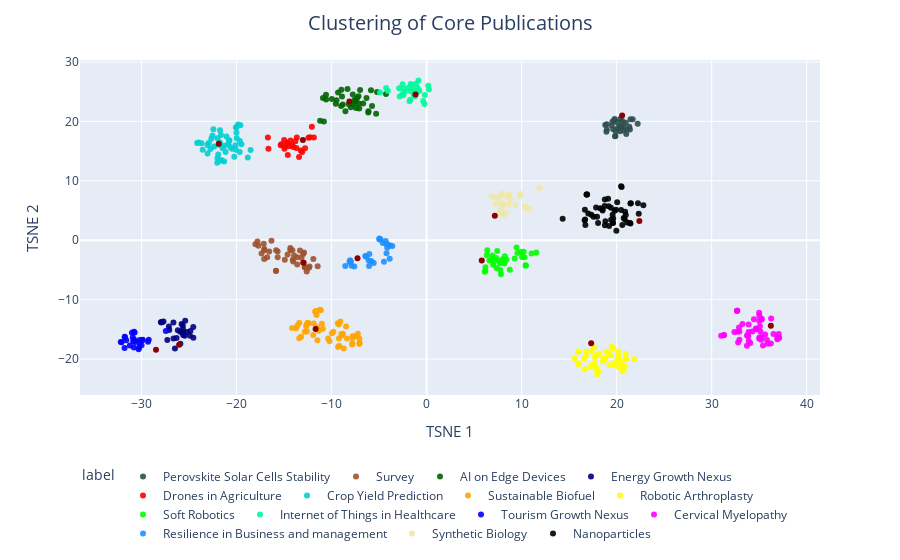

Write notebook code for a chart like this one.
### Code cell
fig = px.scatter(
    df[df["label"] != "Survey"],
    x="x",
    y="y",
    color="label",
    hover_data=["label", "cluster", "pub_id", "survey_group"],
)
fig.update_traces(marker_opacity=0.9)
# set title, axis labels values t-SNE
# set title font size to 20 and x and y axis labels font size to 15 rename label to topic
fig.update_layout(
    title="Clustering of Core Publications",
    title_x=0.5,
    xaxis_title="TSNE 1",
    yaxis_title="TSNE 2",
    title_font_size=20,
    xaxis_title_font_size=15,
    yaxis_title_font_size=15,
)
fig.add_trace(
    px.scatter(
        df[df["label"] == "Survey"],
        x="x",
        y="y",
        color_discrete_sequence=["#8B0000"],
    ).data[0]
)
fig.data[1].name = "Survey"
fig.update_layout(legend=dict(orientation="h", y=-0.2))
fig.show()#pdf
pio.write_image(fig, "core_publications_tsne.pdf")

### Figure 1 — Plotly figure (JSON) as saved in the notebook; plotly's stock layout.template omitted (floating-point values rounded to 4 significant figures; data arrays with more than 128 entries replaced by an {"elided": "..."} marker saying what was removed)
{"data": [{"customdata": [["Perovskite Solar Cells Stability", 0, "pub.1165052499", ""], ["Perovskite Solar Cells Stability", 0, "pub.1165045432", ""], ["Perovskite Solar Cells Stability", 0, "pub.1163801313", ""], ["Perovskite Solar Cells Stability", 0, "pub.1149826171", ""], ["Perovskite Solar Cells Stability", 0, "pub.1147021977", ""], ["Perovskite Solar Cells Stability", 0, "pub.1146288953", ""], ["Perovskite Solar Cells Stability", 0, "pub.1146009839", ""], ["Perovskite Solar Cells Stability", 0, "pub.1145696652", ""], ["Perovskite Solar Cells Stability", 0, "pub.1145043743", ""], ["Perovskite Solar Cells Stability", 0, "pub.1144827854", ""], ["Perovskite Solar Cells Stability", 0, "pub.1144465306", ""], ["Perovskite Solar Cells Stability", 0, "pub.1144054488", ""], ["Perovskite Solar Cells Stability", 0, "pub.1174552302", ""], ["Perovskite Solar Cells Stability", 0, "pub.1166074282", ""], ["Perovskite Solar Cells Stability", 0, "pub.1163986255", ""], ["Perovskite Solar Cells Stability", 0, "pub.1160686387", ""], ["Perovskite Solar Cells Stability", 0, "pub.1160324074", ""], ["Perovskite Solar Cells Stability", 0, "pub.1159957570", ""], ["Perovskite Solar Cells Stability", 0, "pub.1158362233", ""], ["Perovskite Solar Cells Stability", 0, "pub.1158048403", ""], ["Perovskite Solar Cells Stability", 0, "pub.1157586280", ""], ["Perovskite Solar Cells Stability", 0, "pub.1155457945", ""], ["Perovskite Solar Cells Stability", 0, "pub.1154888847", ""], ["Perovskite Solar Cells Stability", 0, "pub.1147833193", ""], ["Perovskite Solar Cells Stability", 0, "pub.1147293706", ""], ["Perovskite Solar Cells Stability", 0, "pub.1147185686", ""], ["Perovskite Solar Cells Stability", 0, "pub.1147054891", ""], ["Perovskite Solar Cells Stability", 0, "pub.1146620041", ""], ["Perovskite Solar Cells Stability", 0, "pub.1141876155", ""]], "hovertemplate": "label=%{customdata[0]}<br>x=%{x}<br>y=%{y}<br>cluster=%{customdata[1]}<br>pub_id=%{customdata[2]}<br>survey_group=%{customdata[3]}<extra></extra>", "legendgroup": "Perovskite Solar Cells Stability", "marker": {"color": "#2f4f4f", "opacity": 0.9, "symbol": "circle"}, "mode": "markers", "name": "Perovskite Solar Cells Stability", "orientation": "v", "showlegend": true, "type": "scatter", "x": [20.69, 20.59, 19.48, 19.83, 22.21, 20.96, 19.73, 19.55, 21.33, 19.64, 18.95, 21.68, 21.46, 20.48, 20.37, 20.04, 20.71, 20.29, 21.4, 19.87, 21.05, 21.01, 19.79, 18.97, 20.1, 19.9, 18.92, 20.37, 18.8], "xaxis": "x", "y": [19.35, 20.07, 19.32, 17.47, 19.58, 19.77, 20.18, 19.93, 19.07, 18.67, 19.52, 20.35, 20.34, 18.99, 20.39, 19.78, 18.44, 19.21, 18.61, 17.55, 18.65, 17.85, 20.4, 18.57, 18.8, 18.35, 18.26, 18.33, 19.38], "yaxis": "y"}, {"customdata": {"elided": "38x4 mixed values"}, "hovertemplate": "label=%{customdata[0]}<br>x=%{x}<br>y=%{y}<br>cluster=%{customdata[1]}<br>pub_id=%{customdata[2]}<br>survey_group=%{customdata[3]}<extra></extra>", "legendgroup": "Green Warehousing", "marker": {"color": "#a0522d", "opacity": 0.9, "symbol": "circle"}, "mode": "markers", "name": "Survey", "orientation": "v", "showlegend": true, "type": "scatter", "x": [-15.68, -12.32, -18.02, -17.09, -12.81, -17.1, -13.01, -17.14, -15.86, -15.84, -12.39, -15.85, -17.71, -14.34, -14.93, -14.35, -13.95, -14.09, -16.33, -15.68, -11.47, -17.38, -14.13, -12.83, -14.63, -13.62, -12.62, -13.62, -16.78, -12.91, -11.93, -17.81, -17.08, -12.99, -13.33, -14.05, -16.57, -13.16], "xaxis": "x", "y": [-1.882, -4.434, -0.6823, -1.481, -4.539, -3.18, -3.749, -0.6114, -5.154, -1.704, -4.629, -5.17, -0.9457, -1.309, -3.306, -1.654, -2.588, -3.275, -0.1056, -2.886, -4.386, -2.26, -1.702, -4.549, -2.402, -2.854, -5.281, -4.077, -2.861, -2.087, -3.185, -0.2247, -1.706, -2.34, -1.717, -3.58, -1.896, -2.973], "yaxis": "y"}, {"customdata": {"elided": "36x4 mixed values"}, "hovertemplate": "label=%{customdata[0]}<br>x=%{x}<br>y=%{y}<br>cluster=%{customdata[1]}<br>pub_id=%{customdata[2]}<br>survey_group=%{customdata[3]}<extra></extra>", "legendgroup": "AI on Edge Devices", "marker": {"color": "#006400", "opacity": 0.9, "symbol": "circle"}, "mode": "markers", "name": "AI on Edge Devices", "orientation": "v", "showlegend": true, "type": "scatter", "x": [-11.21, -7.601, -5.743, -6.123, -10.92, -9.976, -8.549, -7.982, -8.82, -9.559, -10.59, -8.971, -6.327, -10.81, -8.326, -8.907, -5.859, -7.462, -7.768, -10.58, -4.274, -7.174, -8.189, -7.005, -7.141, -7.092, -5.316, -9.322, -9.003, -7.443, -6.683, -9.483, -6.142, -7.765, -7.33, -5.221], "xaxis": "x", "y": [20.09, 23.59, 22.57, 21.7, 23.92, 23.76, 21.68, 22.36, 22.84, 22.95, 24.48, 25.3, 23.94, 19.99, 25.45, 24.18, 25.23, 23.31, 24.5, 23.69, 24.61, 24.21, 22.88, 25.27, 22.98, 22.15, 21.29, 24.84, 22.59, 22.26, 23.0, 23.56, 21.48, 22.89, 23.9, 24.96], "yaxis": "y"}, {"customdata": [["Energy Growth Nexus", 5, "pub.1123961798", ""], ["Energy Growth Nexus", 5, "pub.1052820957", ""], ["Energy Growth Nexus", 5, "pub.1050136415", ""], ["Energy Growth Nexus", 5, "pub.1048730269", ""], ["Energy Growth Nexus", 5, "pub.1047256779", ""], ["Energy Growth Nexus", 5, "pub.1045412034", ""], ["Energy Growth Nexus", 5, "pub.1042544661", ""], ["Energy Growth Nexus", 5, "pub.1042017662", ""], ["Energy Growth Nexus", 5, "pub.1041338787", ""], ["Energy Growth Nexus", 5, "pub.1036973953", ""], ["Energy Growth Nexus", 5, "pub.1022049865", ""], ["Energy Growth Nexus", 5, "pub.1021980170", ""], ["Energy Growth Nexus", 5, "pub.1009749897", ""], ["Energy Growth Nexus", 5, "pub.1009651790", ""], ["Energy Growth Nexus", 5, "pub.1009389919", ""], ["Energy Growth Nexus", 5, "pub.1006191975", ""], ["Energy Growth Nexus", 5, "pub.1002720309", ""], ["Energy Growth Nexus", 5, "pub.1053441851", ""], ["Energy Growth Nexus", 5, "pub.1052542598", ""], ["Energy Growth Nexus", 5, "pub.1051802627", ""], ["Energy Growth Nexus", 5, "pub.1040160107", ""], ["Energy Growth Nexus", 5, "pub.1032217726", ""], ["Energy Growth Nexus", 5, "pub.1031321996", ""], ["Energy Growth Nexus", 5, "pub.1024937016", ""], ["Energy Growth Nexus", 5, "pub.1013831878", ""], ["Energy Growth Nexus", 5, "pub.1006882307", ""], ["Energy Growth Nexus", 5, "pub.1005732591", ""]], "hovertemplate": "label=%{customdata[0]}<br>x=%{x}<br>y=%{y}<br>cluster=%{customdata[1]}<br>pub_id=%{customdata[2]}<br>survey_group=%{customdata[3]}<extra></extra>", "legendgroup": "Energy Growth Nexus", "marker": {"color": "#000080", "opacity": 0.9, "symbol": "circle"}, "mode": "markers", "name": "Energy Growth Nexus", "orientation": "v", "showlegend": true, "type": "scatter", "x": [-26.49, -27.29, -25.23, -25.64, -27.09, -24.86, -27.97, -25.92, -25.63, -27.92, -25.46, -25.66, -27.7, -25.93, -26.19, -24.56, -26.64, -25.64, -26.32, -24.9, -25.77, -25.79, -26.65, -27.87, -27.13, -25.41, -24.55], "xaxis": "x", "y": [-18.23, -16.81, -15.46, -15.47, -15.1, -15.27, -13.81, -17.41, -15.96, -13.82, -16.07, -14.37, -13.67, -15.42, -15.16, -14.59, -16.53, -14.94, -16.46, -16.07, -15.51, -14.12, -13.87, -13.8, -14.51, -13.57, -16.42], "yaxis": "y"}, {"customdata": [["Drones in Agriculture", 1, "pub.1113441179", ""], ["Drones in Agriculture", 1, "pub.1094775321", ""], ["Drones in Agriculture", 1, "pub.1092454498", ""], ["Drones in Agriculture", 1, "pub.1086143194", ""], ["Drones in Agriculture", 1, "pub.1071268140", ""], ["Drones in Agriculture", 1, "pub.1064896140", ""], ["Drones in Agriculture", 1, "pub.1064892999", ""], ["Drones in Agriculture", 1, "pub.1032694598", ""], ["Drones in Agriculture", 1, "pub.1022922533", ""], ["Drones in Agriculture", 1, "pub.1013849273", ""], ["Drones in Agriculture", 1, "pub.1007471000", ""], ["Drones in Agriculture", 1, "pub.1002161636", ""], ["Drones in Agriculture", 1, "pub.1000225286", ""], ["Drones in Agriculture", 1, "pub.1061610686", ""], ["Drones in Agriculture", 1, "pub.1061280901", ""], ["Drones in Agriculture", 1, "pub.1052390127", ""], ["Drones in Agriculture", 1, "pub.1028947023", ""], ["Drones in Agriculture", 1, "pub.1027978650", ""], ["Drones in Agriculture", 1, "pub.1025608752", ""], ["Drones in Agriculture", 1, "pub.1023847193", ""], ["Drones in Agriculture", 1, "pub.1020655667", ""], ["Drones in Agriculture", 1, "pub.1014003350", ""], ["Drones in Agriculture", 1, "pub.1010901465", ""], ["Drones in Agriculture", 1, "pub.1007702481", ""], ["Drones in Agriculture", 1, "pub.1003882381", ""]], "hovertemplate": "label=%{customdata[0]}<br>x=%{x}<br>y=%{y}<br>cluster=%{customdata[1]}<br>pub_id=%{customdata[2]}<br>survey_group=%{customdata[3]}<extra></extra>", "legendgroup": "Drones in Agriculture", "marker": {"color": "#ff0000", "opacity": 0.9, "symbol": "circle"}, "mode": "markers", "name": "Drones in Agriculture", "orientation": "v", "showlegend": true, "type": "scatter", "x": [-12.44, -12.08, -14.33, -16.71, -14.88, -13.43, -14.61, -14.15, -14.69, -11.87, -16.65, -15.36, -15.3, -14.51, -12.28, -14.69, -12.8, -14.04, -13.7, -13.1, -13.81, -13.25, -13.66, -14.97, -15.0], "xaxis": "x", "y": [17.24, 19.1, 16.79, 17.3, 15.74, 13.99, 14.32, 16.03, 16.42, 17.3, 15.38, 15.98, 16.16, 15.81, 17.33, 16.25, 15.48, 15.68, 15.5, 14.86, 16.64, 15.09, 17.27, 15.37, 16.85], "yaxis": "y"}, {"customdata": {"elided": "46x4 mixed values"}, "hovertemplate": "label=%{customdata[0]}<br>x=%{x}<br>y=%{y}<br>cluster=%{customdata[1]}<br>pub_id=%{customdata[2]}<br>survey_group=%{customdata[3]}<extra></extra>", "legendgroup": "Crop Yield Prediction", "marker": {"color": "#00ced1", "opacity": 0.9, "symbol": "circle"}, "mode": "markers", "name": "Crop Yield Prediction", "orientation": "v", "showlegend": true, "type": "scatter", "x": [-20.25, -19.67, -21.94, -22.01, -21.77, -20.07, -21.47, -19.84, -22.45, -22.67, -21.65, -23.69, -22.93, -22.75, -21.75, -19.49, -21.31, -19.6, -21.79, -18.53, -20.81, -22.02, -20.07, -21.07, -21.16, -20.75, -21.3, -20.68, -20.11, -22.04, -19.99, -22.36, -23.07, -24.0, -23.57, -24.15, -23.05, -20.01, -20.01, -18.82, -20.48, -21.71, -21.57, -22.54, -19.66, -20.88], "xaxis": "x", "y": [14.04, 14.85, 14.4, 13.8, 16.49, 15.22, 15.47, 19.48, 18.66, 17.06, 17.71, 16.31, 16.34, 15.34, 18.49, 16.16, 13.24, 19.34, 16.03, 15.17, 16.78, 17.15, 18.98, 17.45, 14.86, 16.79, 15.9, 15.66, 15.98, 13.05, 17.15, 15.77, 16.02, 16.45, 15.21, 16.34, 14.6, 18.09, 19.04, 13.92, 15.37, 13.43, 13.46, 17.6, 16.67, 16.24], "yaxis": "y"}, {"customdata": {"elided": "50x4 mixed values"}, "hovertemplate": "label=%{customdata[0]}<br>x=%{x}<br>y=%{y}<br>cluster=%{customdata[1]}<br>pub_id=%{customdata[2]}<br>survey_group=%{customdata[3]}<extra></extra>", "legendgroup": "Sustainable Biofuel", "marker": {"color": "#ffa500", "opacity": 0.9, "symbol": "circle"}, "mode": "markers", "name": "Sustainable Biofuel", "orientation": "v", "showlegend": true, "type": "scatter", "x": [-7.081, -9.356, -12.67, -13.4, -13.59, -9.813, -9.205, -11.02, -12.59, -11.72, -12.42, -10.37, -10.93, -9.076, -8.811, -9.975, -9.23, -9.248, -7.788, -11.68, -7.367, -7.237, -8.48, -11.52, -7.83, -7.65, -8.721, -11.35, -11.58, -11.24, -12.53, -12.82, -12.65, -7.822, -11.94, -8.931, -13.72, -11.13, -11.88, -8.393, -9.323, -7.062, -11.5, -13.21, -8.975, -13.41, -7.079, -7.778, -14.16, -10.22], "xaxis": "x", "y": [-17.45, -13.96, -14.53, -13.91, -14.35, -15.39, -17.74, -14.07, -15.34, -12.05, -13.97, -16.54, -14.88, -13.66, -15.72, -15.67, -16.55, -14.19, -16.16, -11.93, -16.14, -15.72, -14.51, -14.64, -17.53, -16.18, -18.24, -15.23, -12.59, -11.69, -13.9, -15.41, -14.2, -17.31, -15.95, -16.05, -14.83, -11.81, -14.01, -16.54, -17.97, -17.24, -16.83, -16.26, -15.78, -16.51, -16.55, -16.4, -14.79, -17.0], "yaxis": "y"}, {"customdata": {"elided": "47x4 mixed values"}, "hovertemplate": "label=%{customdata[0]}<br>x=%{x}<br>y=%{y}<br>cluster=%{customdata[1]}<br>pub_id=%{customdata[2]}<br>survey_group=%{customdata[3]}<extra></extra>", "legendgroup": "Robotic Arthroplasty", "marker": {"color": "#ffff00", "opacity": 0.9, "symbol": "circle"}, "mode": "markers", "name": "Robotic Arthroplasty", "orientation": "v", "showlegend": true, "type": "scatter", "x": [19.59, 20.33, 19.49, 18.95, 20.97, 17.67, 19.7, 17.41, 15.98, 16.76, 19.32, 17.32, 16.61, 17.76, 21.84, 17.94, 15.97, 18.01, 20.45, 20.16, 18.13, 17.67, 20.01, 18.11, 20.15, 17.82, 20.16, 19.18, 20.27, 20.97, 20.81, 17.92, 18.77, 16.8, 15.93, 15.55, 19.26, 17.73, 20.95, 18.6, 16.59, 15.98, 20.56, 17.2, 20.74, 18.58, 18.76], "xaxis": "x", "y": [-18.24, -20.75, -17.91, -18.75, -19.96, -18.04, -20.95, -20.98, -20.77, -19.45, -19.36, -18.71, -21.74, -19.39, -20.04, -22.6, -18.73, -22.14, -20.42, -21.29, -22.1, -20.67, -20.31, -19.17, -19.46, -21.46, -18.74, -19.14, -20.04, -20.02, -21.12, -21.74, -19.85, -18.71, -18.74, -19.9, -21.01, -19.69, -19.12, -20.42, -19.89, -20.86, -21.97, -21.34, -21.87, -19.93, -20.07], "yaxis": "y"}, {"customdata": {"elided": "36x4 mixed values"}, "hovertemplate": "label=%{customdata[0]}<br>x=%{x}<br>y=%{y}<br>cluster=%{customdata[1]}<br>pub_id=%{customdata[2]}<br>survey_group=%{customdata[3]}<extra></extra>", "legendgroup": "Soft Robotics", "marker": {"color": "#00ff00", "opacity": 0.9, "symbol": "circle"}, "mode": "markers", "name": "Soft Robotics", "orientation": "v", "showlegend": true, "type": "scatter", "x": [6.186, 10.04, 8.177, 6.172, 7.325, 7.819, 7.695, 6.995, 9.894, 11.54, 10.3, 7.435, 8.225, 6.333, 11.04, 7.729, 7.356, 6.895, 7.933, 6.924, 6.12, 8.751, 6.605, 9.462, 9.565, 8.19, 6.383, 7.116, 8.402, 9.269, 6.95, 10.42, 7.761, 10.22, 10.45, 6.805], "xaxis": "x", "y": [-4.549, -2.812, -3.924, -5.178, -3.013, -5.725, -3.652, -4.15, -1.996, -2.057, -2.875, -1.805, -2.692, -2.527, -2.254, -3.882, -4.668, -3.187, -3.254, -2.563, -5.324, -4.954, -3.408, -1.215, -2.151, -3.584, -1.679, -3.553, -3.251, -3.071, -3.108, -4.235, -5.003, -1.945, -4.308, -3.308], "yaxis": "y"}, {"customdata": [["Internet of Things in Healthcare", 7, "pub.1099281667", ""], ["Internet of Things in Healthcare", 7, "pub.1095490861", ""], ["Internet of Things in Healthcare", 7, "pub.1095264568", ""], ["Internet of Things in Healthcare", 7, "pub.1095255025", ""], ["Internet of Things in Healthcare", 7, "pub.1095085621", ""], ["Internet of Things in Healthcare", 7, "pub.1094970902", ""], ["Internet of Things in Healthcare", 7, "pub.1094969147", ""], ["Internet of Things in Healthcare", 7, "pub.1094830611", ""], ["Internet of Things in Healthcare", 7, "pub.1094225194", ""], ["Internet of Things in Healthcare", 7, "pub.1093507023", ""], ["Internet of Things in Healthcare", 7, "pub.1093357343", ""], ["Internet of Things in Healthcare", 7, "pub.1067238716", ""], ["Internet of Things in Healthcare", 7, "pub.1038434872", ""], ["Internet of Things in Healthcare", 7, "pub.1034508886", ""], ["Internet of Things in Healthcare", 7, "pub.1016352338", ""], ["Internet of Things in Healthcare", 7, "pub.1001751876", ""], ["Internet of Things in Healthcare", 7, "pub.1095770589", ""], ["Internet of Things in Healthcare", 7, "pub.1095382211", ""], ["Internet of Things in Healthcare", 7, "pub.1095382199", ""], ["Internet of Things in Healthcare", 7, "pub.1093739978", ""], ["Internet of Things in Healthcare", 7, "pub.1093463283", ""], ["Internet of Things in Healthcare", 7, "pub.1061632443", ""], ["Internet of Things in Healthcare", 7, "pub.1061324932", ""], ["Internet of Things in Healthcare", 7, "pub.1044514690", ""], ["Internet of Things in Healthcare", 7, "pub.1044290948", ""], ["Internet of Things in Healthcare", 7, "pub.1042065361", ""], ["Internet of Things in Healthcare", 7, "pub.1031978033", ""], ["Internet of Things in Healthcare", 7, "pub.1025765207", ""], ["Internet of Things in Healthcare", 7, "pub.1024210708", ""]], "hovertemplate": "label=%{customdata[0]}<br>x=%{x}<br>y=%{y}<br>cluster=%{customdata[1]}<br>pub_id=%{customdata[2]}<br>survey_group=%{customdata[3]}<extra></extra>", "legendgroup": "Internet of Things in Healthcare", "marker": {"color": "#00fa9a", "opacity": 0.9, "symbol": "circle"}, "mode": "markers", "name": "Internet of Things in Healthcare", "orientation": "v", "showlegend": true, "type": "scatter", "x": [-0.3583, -0.1844, -1.363, 0.1663, -4.082, -0.9499, -2.899, -1.684, -2.296, -1.356, -1.204, -0.2323, -0.8563, -1.799, -2.564, -1.531, -1.947, -4.266, -2.437, 0.234, -2.445, -0.7605, -2.534, -1.669, -1.036, -4.905, -2.837, -1.121, -1.723], "xaxis": "x", "y": [23.41, 24.41, 25.28, 26.0, 25.11, 25.6, 25.57, 26.3, 24.98, 24.53, 24.23, 22.93, 26.87, 23.38, 24.5, 26.07, 25.65, 25.62, 25.47, 25.34, 24.4, 25.14, 26.22, 25.06, 24.9, 24.84, 24.19, 26.31, 23.62], "yaxis": "y"}, {"customdata": [["Tourism Growth Nexus", 5, "pub.1090346357", ""], ["Tourism Growth Nexus", 5, "pub.1072794279", ""], ["Tourism Growth Nexus", 5, "pub.1049141736", ""], ["Tourism Growth Nexus", 5, "pub.1047663892", ""], ["Tourism Growth Nexus", 5, "pub.1035901982", ""], ["Tourism Growth Nexus", 5, "pub.1034653502", ""], ["Tourism Growth Nexus", 5, "pub.1029979518", ""], ["Tourism Growth Nexus", 5, "pub.1013412296", ""], ["Tourism Growth Nexus", 5, "pub.1011854038", ""], ["Tourism Growth Nexus", 5, "pub.1007878277", ""], ["Tourism Growth Nexus", 5, "pub.1007170077", ""], ["Tourism Growth Nexus", 5, "pub.1004840356", ""], ["Tourism Growth Nexus", 5, "pub.1004299966", ""], ["Tourism Growth Nexus", 5, "pub.1001562704", ""], ["Tourism Growth Nexus", 5, "pub.1000810498", ""], ["Tourism Growth Nexus", 5, "pub.1072794260", ""], ["Tourism Growth Nexus", 5, "pub.1053802942", ""], ["Tourism Growth Nexus", 5, "pub.1053750775", ""], ["Tourism Growth Nexus", 5, "pub.1033376226", ""], ["Tourism Growth Nexus", 5, "pub.1032490977", ""], ["Tourism Growth Nexus", 5, "pub.1029520182", ""], ["Tourism Growth Nexus", 5, "pub.1022720888", ""], ["Tourism Growth Nexus", 5, "pub.1017098340", ""], ["Tourism Growth Nexus", 5, "pub.1013871876", ""], ["Tourism Growth Nexus", 5, "pub.1003840912", ""]], "hovertemplate": "label=%{customdata[0]}<br>x=%{x}<br>y=%{y}<br>cluster=%{customdata[1]}<br>pub_id=%{customdata[2]}<br>survey_group=%{customdata[3]}<extra></extra>", "legendgroup": "Tourism Growth Nexus", "marker": {"color": "#0000ff", "opacity": 0.9, "symbol": "circle"}, "mode": "markers", "name": "Tourism Growth Nexus", "orientation": "v", "showlegend": true, "type": "scatter", "x": [-30.2, -30.81, -31.77, -30.31, -31.79, -31.61, -30.88, -31.76, -29.89, -30.8, -32.11, -30.73, -29.25, -30.66, -31.23, -30.79, -29.32, -30.0, -29.91, -32.19, -27.45, -30.93, -30.21, -31.02, -30.26], "xaxis": "x", "y": [-17.35, -18.06, -16.32, -18.37, -18.12, -16.85, -17.03, -16.24, -16.8, -15.4, -17.17, -15.53, -16.73, -17.15, -17.74, -16.7, -17.11, -17.68, -16.74, -17.14, -15.29, -16.39, -16.79, -15.59, -18.07], "yaxis": "y"}, {"customdata": {"elided": "47x4 mixed values"}, "hovertemplate": "label=%{customdata[0]}<br>x=%{x}<br>y=%{y}<br>cluster=%{customdata[1]}<br>pub_id=%{customdata[2]}<br>survey_group=%{customdata[3]}<extra></extra>", "legendgroup": "Cervical Myelopathy", "marker": {"color": "#ff00ff", "opacity": 0.9, "symbol": "circle"}, "mode": "markers", "name": "Cervical Myelopathy", "orientation": "v", "showlegend": true, "type": "scatter", "x": [34.65, 35.01, 36.91, 35.9, 33.71, 34.06, 32.92, 33.89, 33.9, 32.67, 33.89, 34.99, 31.3, 33.71, 35.62, 37.06, 35.13, 37.11, 35.2, 35.4, 34.99, 35.26, 35.26, 35.08, 34.45, 35.02, 32.92, 35.06, 32.39, 35.82, 33.86, 34.72, 34.3, 32.7, 31.0, 32.66, 33.24, 37.02, 36.26, 36.92, 32.78, 32.72, 32.88, 36.23, 35.26, 31.27, 36.51], "xaxis": "x", "y": [-14.85, -13.59, -16.67, -17.41, -16.05, -17.3, -15.38, -15.44, -16.97, -11.87, -14.19, -12.22, -15.96, -17.76, -15.87, -15.8, -15.34, -16.42, -16.77, -17.71, -16.56, -13.34, -16.32, -14.48, -13.32, -12.72, -16.75, -16.35, -15.46, -16.79, -16.15, -14.99, -15.38, -11.85, -16.08, -11.86, -14.12, -16.45, -13.16, -16.48, -17.23, -15.42, -14.68, -17.38, -13.24, -15.98, -15.76], "yaxis": "y"}, {"customdata": [["Resilience in Business and management", 10, "pub.1075345922", ""], ["Resilience in Business and management", 10, "pub.1073407503", ""], ["Resilience in Business and management", 10, "pub.1072896311", ""], ["Resilience in Business and management", 10, "pub.1072894681", ""], ["Resilience in Business and management", 10, "pub.1070196019", ""], ["Resilience in Business and management", 10, "pub.1069908660", ""], ["Resilience in Business and management", 10, "pub.1069908041", ""], ["Resilience in Business and management", 10, "pub.1069907901", ""], ["Resilience in Business and management", 10, "pub.1047959878", ""], ["Resilience in Business and management", 10, "pub.1041282031", ""], ["Resilience in Business and management", 10, "pub.1036458898", ""], ["Resilience in Business and management", 10, "pub.1032563790", ""], ["Resilience in Business and management", 10, "pub.1031594587", ""], ["Resilience in Business and management", 10, "pub.1030211703", ""], ["Resilience in Business and management", 10, "pub.1020050164", ""], ["Resilience in Business and management", 10, "pub.1008687306", ""], ["Resilience in Business and management", 10, "pub.1075056726", ""], ["Resilience in Business and management", 10, "pub.1069908683", ""], ["Resilience in Business and management", 10, "pub.1048916231", ""], ["Resilience in Business and management", 10, "pub.1043814808", ""], ["Resilience in Business and management", 10, "pub.1034737787", ""], ["Resilience in Business and management", 10, "pub.1031829691", ""], ["Resilience in Business and management", 10, "pub.1031821349", ""], ["Resilience in Business and management", 10, "pub.1030632837", ""], ["Resilience in Business and management", 10, "pub.1018062843", ""], ["Resilience in Business and management", 10, "pub.1016764583", ""], ["Resilience in Business and management", 10, "pub.1013827626", ""]], "hovertemplate": "label=%{customdata[0]}<br>x=%{x}<br>y=%{y}<br>cluster=%{customdata[1]}<br>pub_id=%{customdata[2]}<br>survey_group=%{customdata[3]}<extra></extra>", "legendgroup": "Resilience in Business and management", "marker": {"color": "#1e90ff", "opacity": 0.9, "symbol": "circle"}, "mode": "markers", "name": "Resilience in Business and management", "orientation": "v", "showlegend": true, "type": "scatter", "x": [-6.459, -6.035, -4.971, -4.147, -6.058, -4.49, -5.567, -4.221, -7.91, -4.269, -4.098, -4.618, -6.098, -3.618, -8.02, -7.984, -6.366, -3.886, -3.846, -4.308, -5.832, -8.058, -4.976, -4.863, -8.563, -8.113, -7.614], "xaxis": "x", "y": [-2.639, -2.316, 0.1004, -1.257, -4.329, -3.646, -3.844, -2.183, -4.281, -0.6223, -0.7056, -0.4571, -3.407, -0.9715, -3.563, -3.643, -2.783, -3.103, -0.8793, -0.15, -3.508, -3.374, 0.2793, 0.1471, -4.354, -3.632, -4.43], "yaxis": "y"}, {"customdata": [["Synthetic Biology", 13, "pub.1067589570", ""], ["Synthetic Biology", 13, "pub.1052700485", ""], ["Synthetic Biology", 13, "pub.1042528786", ""], ["Synthetic Biology", 13, "pub.1037881716", ""], ["Synthetic Biology", 13, "pub.1036497140", ""], ["Synthetic Biology", 13, "pub.1036018285", ""], ["Synthetic Biology", 13, "pub.1035931199", ""], ["Synthetic Biology", 13, "pub.1028250908", ""], ["Synthetic Biology", 13, "pub.1026899122", ""], ["Synthetic Biology", 13, "pub.1025786828", ""], ["Synthetic Biology", 9, "pub.1022297654", ""], ["Synthetic Biology", 13, "pub.1022279877", ""], ["Synthetic Biology", 13, "pub.1021654569", ""], ["Synthetic Biology", 13, "pub.1021275892", ""], ["Synthetic Biology", 13, "pub.1020751277", ""], ["Synthetic Biology", 13, "pub.1016534270", ""], ["Synthetic Biology", 13, "pub.1014359908", ""], ["Synthetic Biology", 13, "pub.1009258787", ""], ["Synthetic Biology", 9, "pub.1006120611", ""], ["Synthetic Biology", 13, "pub.1002786107", ""], ["Synthetic Biology", 13, "pub.1001000963", ""], ["Synthetic Biology", 13, "pub.1048602129", ""], ["Synthetic Biology", 13, "pub.1046952734", ""], ["Synthetic Biology", 13, "pub.1033127471", ""], ["Synthetic Biology", 13, "pub.1028022455", ""], ["Synthetic Biology", 13, "pub.1024208323", ""], ["Synthetic Biology", 13, "pub.1010407598", ""], ["Synthetic Biology", 13, "pub.1009412636", ""], ["Synthetic Biology", 13, "pub.1004364700", ""]], "hovertemplate": "label=%{customdata[0]}<br>x=%{x}<br>y=%{y}<br>cluster=%{customdata[1]}<br>pub_id=%{customdata[2]}<br>survey_group=%{customdata[3]}<extra></extra>", "legendgroup": "Synthetic Biology", "marker": {"color": "#eee8aa", "opacity": 0.9, "symbol": "circle"}, "mode": "markers", "name": "Synthetic Biology", "orientation": "v", "showlegend": true, "type": "scatter", "x": [7.617, 9.334, 8.663, 8.711, 7.902, 10.73, 9.811, 10.38, 7.72, 8.078, 11.88, 7.91, 6.842, 8.347, 7.206, 7.667, 9.857, 8.053, 11.91, 8.417, 8.628, 8.002, 7.888, 7.143, 7.831, 10.37, 8.836, 10.43, 7.63], "xaxis": "x", "y": [4.512, 5.939, 7.699, 6.962, 7.827, 5.277, 7.817, 5.524, 4.924, 4.164, 8.818, 5.903, 7.439, 4.557, 6.13, 7.211, 7.337, 6.145, 8.824, 7.37, 5.998, 5.782, 4.732, 7.175, 7.663, 5.648, 6.914, 5.591, 6.242], "yaxis": "y"}, {"customdata": {"elided": "50x4 mixed values"}, "hovertemplate": "label=%{customdata[0]}<br>x=%{x}<br>y=%{y}<br>cluster=%{customdata[1]}<br>pub_id=%{customdata[2]}<br>survey_group=%{customdata[3]}<extra></extra>", "legendgroup": "Nanoparticles", "marker": {"color": "#000000", "opacity": 0.9, "symbol": "circle"}, "mode": "markers", "name": "Nanoparticles", "orientation": "v", "showlegend": true, "type": "scatter", "x": [20.47, 18.04, 14.32, 20.84, 17.56, 17.94, 19.78, 20.6, 17.34, 20.96, 19.2, 16.86, 19.93, 22.32, 18.27, 17.01, 18.75, 19.4, 21.45, 19.62, 18.76, 19.64, 19.42, 16.82, 22.81, 20.74, 17.83, 16.71, 21.11, 19.59, 21.5, 21.41, 16.89, 16.66, 18.81, 18.52, 18.49, 18.73, 20.05, 19.1, 19.17, 21.45, 22.24, 20.47, 16.68, 20.89, 19.57, 19.97, 16.63, 20.52], "xaxis": "x", "y": [5.074, 2.894, 3.627, 3.527, 3.961, 3.96, 4.974, 2.576, 4.27, 4.232, 2.39, 7.694, 5.112, 4.468, 5.379, 4.475, 6.839, 5.459, 2.817, 2.913, 2.514, 3.659, 3.44, 7.701, 5.878, 3.741, 5.515, 2.542, 2.958, 2.951, 6.21, 2.891, 7.684, 5.143, 3.167, 4.987, 5.209, 5.762, 6.391, 6.975, 5.704, 6.17, 6.213, 9.057, 3.461, 4.769, 4.3, 1.605, 3.343, 8.967], "yaxis": "y"}, {"hovertemplate": "x=%{x}<br>y=%{y}<extra></extra>", "legendgroup": "", "marker": {"color": "#8B0000", "symbol": "circle"}, "mode": "markers", "name": "", "orientation": "v", "showlegend": false, "type": "scatter", "x": [20.57, -12.94, -11.68, -13.02, -21.88, -28.48, 22.39, -1.173, 17.32, -8.128, 36.23, 5.801, 7.175, -7.276, -26.05], "xaxis": "x", "y": [20.99, -3.777, -14.93, 16.84, 16.24, -18.42, 3.229, 24.49, -17.36, 23.36, -14.41, -3.432, 4.117, -3.042, -17.6], "yaxis": "y"}], "layout": {"legend": {"orientation": "h", "title": {"text": "label"}, "tracegroupgap": 0, "y": -0.2}, "margin": {"t": 60}, "title": {"font": {"size": 20}, "text": "Clustering of Core Publications", "x": 0.5}, "xaxis": {"anchor": "y", "domain": [0, 1], "title": {"font": {"size": 15}, "text": "TSNE 1"}}, "yaxis": {"anchor": "x", "domain": [0, 1], "title": {"font": {"size": 15}, "text": "TSNE 2"}}}}
